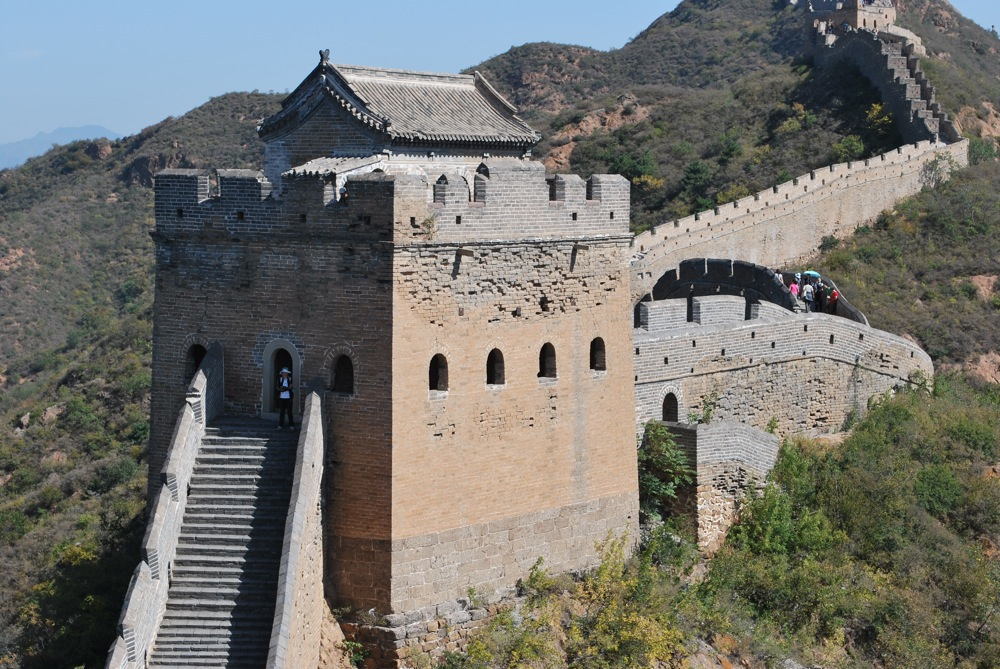
%> input picture clases/Cap02_Geometria/images/GreatWall_a.jpg, 1000 x 669 px
$ octave CV01_SIFT.m   (GNU Octave 9; MATLAB toolbox functions it lacks are replaced by stand-ins)
%> lines starting %> are read from the running program, lines starting %| are printed output that depends on the picture
% Example:
%
% SIFT: keypoints detection and matching using
%       VLFeat Toolbox
%
% Computer Vision Course
% (c) Domingo Mery (2014) - http://dmery.ing.puc.cl


close all

op = input('SIFT: 1) keypoints, 2) matching? ');
%> the answer given: 1


im = input('1: Great Wall, 2: Flower? ');
%> the answer given: 1

if im==1
    I1 = rgb2gray(imread('../images/GreatWall_a.jpg'));
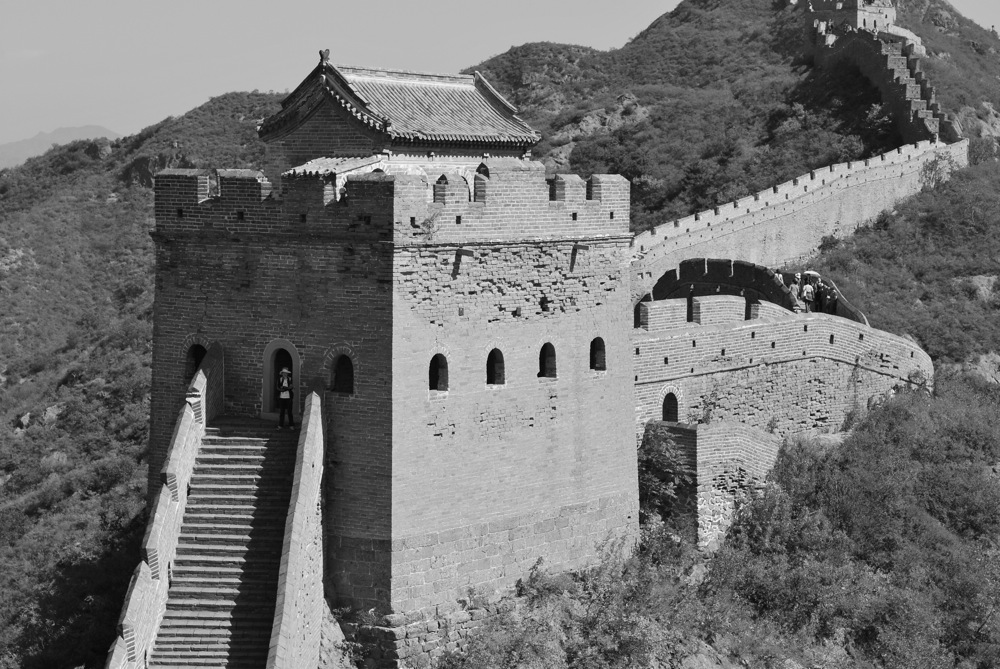
%> I1: size 669x1000 uint8; min 1, max 253, mean 114.2
    I2 = rgb2gray(imread('../images/GreatWall_b.jpg'));
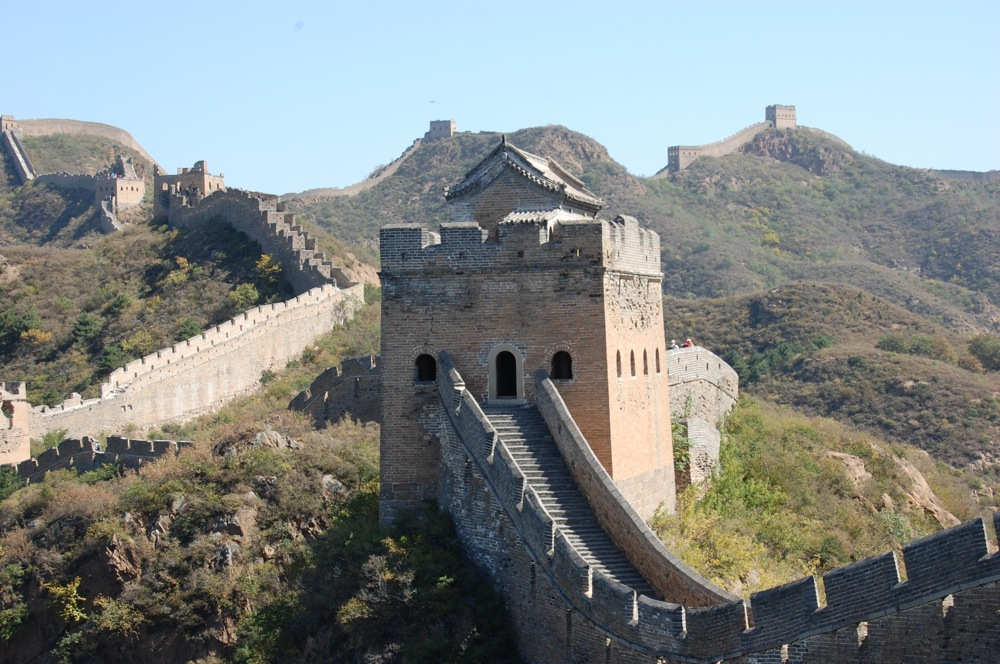
%> input picture clases/Cap02_Geometria/images/GreatWall_b.jpg, 1000 x 664 px
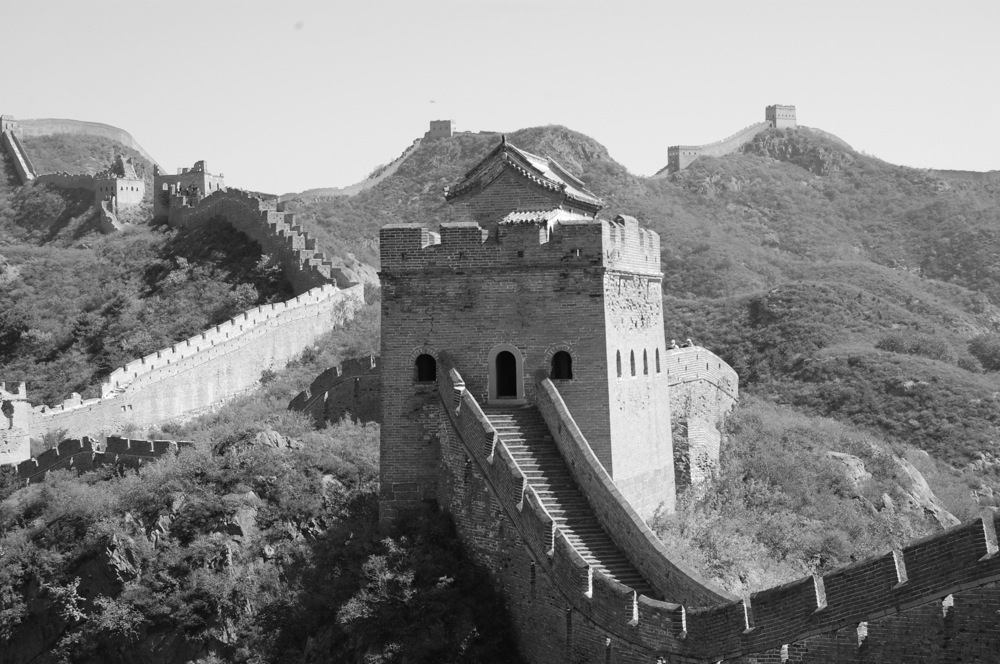
%> I2: size 664x1000 uint8; min 2, max 255, mean 132.9
else
    I1 = imread('testimg5.jpg');
    I2 = imread('testimg6.jpg');
end

switch op
    case 1
        % SIFT descriptors
        Io = I1;
        figure(1)
        imshow(Io,[])
        I = single(Io) ;
%> (the run ends here)
